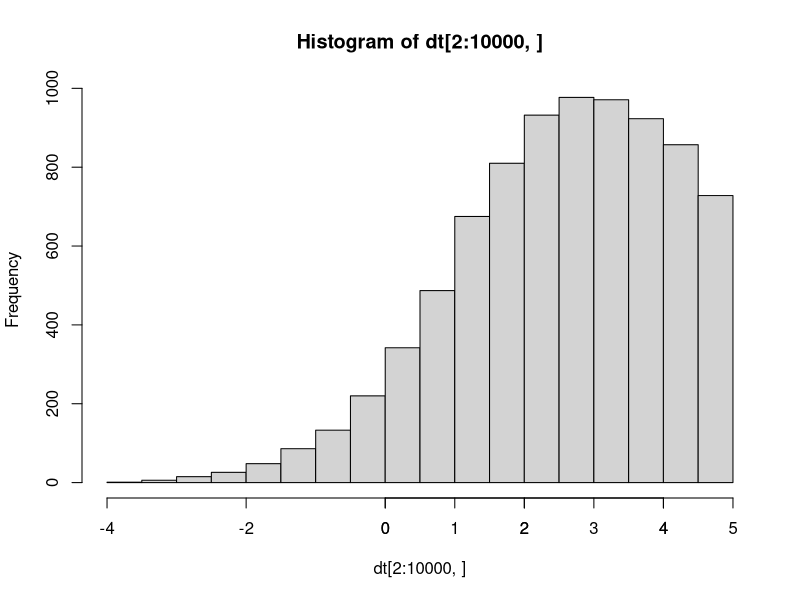
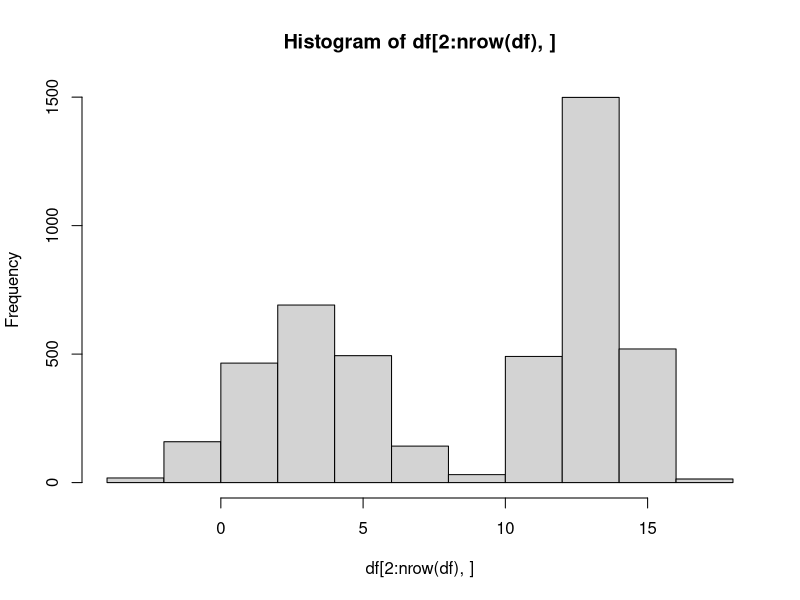

Write R code to recreate these figures, in order.
## ---- chunk 1
knitr::opts_chunk$set(echo = TRUE)
## ---- chunk 2
dt<-read.csv("cenzura.csv")
dt<-na.omit(dt)
hist(dt[2:10000,])
axis(1, at = seq(0, 5, 1))
## ---- chunk 3
dt1<-dt<3
var(dt[dt1==TRUE])
## ---- chunk 4
df = read.csv("misisnys.csv")
hist(df[2:nrow(df),])
## ---- chunk 5
df1 = df<9
var(df[df1 == TRUE])

df2 = df>9
var(df[df2 == TRUE])

mean(df[df1 == TRUE])
mean(df[df2 == TRUE])
